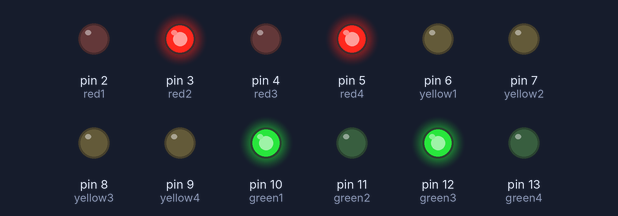
A sketch run on a simulated Arduino Uno, built with avr-gcc and run on an emulated ATmega328P. Shown: output pins drawn as LEDs (lit = HIGH).

Above: at 1.5 s.
At 4.5 s:
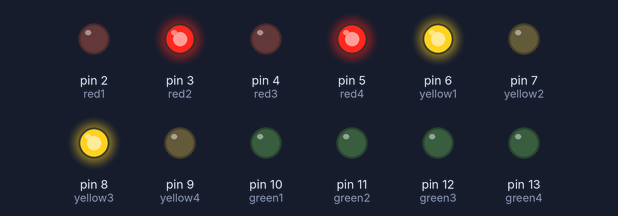
At 10.5 s:
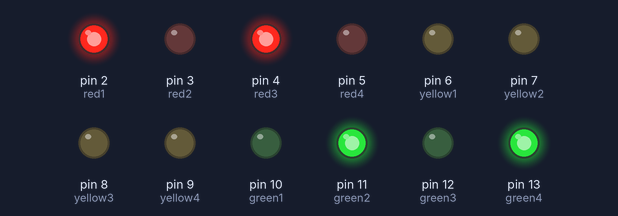
At 13.5 s:
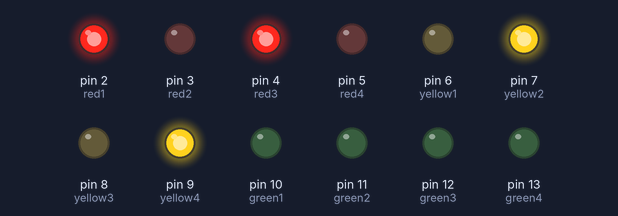
At 16.5 s:
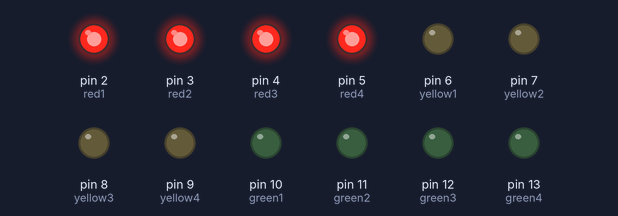
Timing chart, 0 to 23.4 s (numbered marks = the images above):
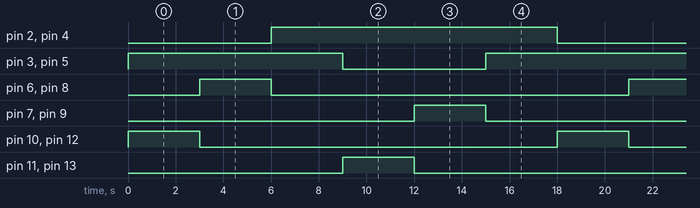

Measured:
- by itself, pin 2 (red1), pin 4 (red3): alternates HIGH for 12.0 s and LOW for 6.0 s
- by itself, pin 3 (red2), pin 5 (red4): repeats every 18.0 s: LOW 6.0 s, HIGH 12.0 s
- by itself, pin 6 (yellow1), pin 7 (yellow2), pin 8 (yellow3), pin 9 (yellow4), pin 10 (green1), pin 11 (green2), pin 12 (green3), pin 13 (green4): alternates HIGH for 3.0 s and LOW for 15.0 s

The sketch:

4_way_traffic_light.ino
```cpp
#define red1 2
#define red2 3
#define red3 4
#define red4 5
#define yellow1 6
#define yellow2 7
#define yellow3 8
#define yellow4 9
#define green1 10
#define green2 11
#define green3 12
#define green4 13

int i;

 void setup()
 {
  //anvitha();
  pinMode(red1, OUTPUT);
  pinMode(red2, OUTPUT);
  pinMode(red3,OUTPUT);
  pinMode(red4,OUTPUT);
  pinMode(yellow1,OUTPUT);
  pinMode(yellow2,OUTPUT);
  pinMode(yellow3,OUTPUT);
  pinMode(yellow4,OUTPUT);
  pinMode(green1,OUTPUT);
  pinMode(green2,OUTPUT);
  pinMode(green3,OUTPUT);
  pinMode(green4,OUTPUT);
  Serial.begin(9600);
 }

 void loop()
{
  digitalWrite(red1,LOW); //side 1 and 3 are open
  digitalWrite(red2,HIGH); // side 2 and 4 are closed.
  digitalWrite(red3,LOW);
  digitalWrite(red4,HIGH);
  digitalWrite(yellow1,LOW);
  digitalWrite(yellow2, LOW);
  digitalWrite(yellow3,LOW);
  digitalWrite(yellow4,LOW);
  digitalWrite(green1,HIGH); //green1 and green3 are on
  digitalWrite(green2, LOW);
  digitalWrite(green3,HIGH);
  digitalWrite(green4,LOW);

delay(3000);

  digitalWrite(red1,LOW);
  digitalWrite(red2,HIGH);
  digitalWrite(red3,LOW);
  digitalWrite(red4,HIGH);
  digitalWrite(yellow1,HIGH); //yellow one and yellow 3 are turning on
  digitalWrite(yellow2,LOW);
  digitalWrite(yellow3,HIGH);
  digitalWrite(yellow4,LOW);
  digitalWrite(green1,LOW);
  digitalWrite(green2,LOW);
  digitalWrite(green3,LOW);
  digitalWrite(green4,LOW);

 delay(3000);

  digitalWrite(red1,HIGH);//red1 and red3 are on
  digitalWrite(red2,HIGH);
  digitalWrite(red3,HIGH);
  digitalWrite(red4,HIGH);
  digitalWrite(yellow1,LOW);
  digitalWrite(yellow2,LOW);
  digitalWrite(yellow3,LOW);
  digitalWrite(yellow4,LOW);
  digitalWrite(green1,LOW);
  digitalWrite(green2,LOW);
  digitalWrite(green3,LOW);
  digitalWrite(green4,LOW);

  delay(3000);

  digitalWrite(red1,HIGH);
  digitalWrite(red2,LOW); //red2 and red4 are open
  digitalWrite(red3,HIGH);
  digitalWrite(red4,LOW);
  digitalWrite(yellow1,LOW);
  digitalWrite(yellow2,LOW);
  digitalWrite(yellow3,LOW);
  digitalWrite(yellow4,LOW);
  digitalWrite(green1,LOW);
  digitalWrite(green2,HIGH);//green2 and green4 are on
  digitalWrite(green3,LOW);
  digitalWrite(green4,HIGH);

  delay(3000);

  digitalWrite(red1,HIGH);
  digitalWrite(red2,LOW);
  digitalWrite(red3,HIGH);
  digitalWrite(red4,LOW);
  digitalWrite(yellow1,LOW);
  digitalWrite(yellow2,HIGH); //yellow2 and yellow4 are on
  digitalWrite(yellow3,LOW);
  digitalWrite(yellow4,HIGH);
  digitalWrite(green1,LOW);
  digitalWrite(green2,LOW);
  digitalWrite(green3,LOW);
  digitalWrite(green4,LOW);

  delay(3000);

  digitalWrite(red1,HIGH);// all reds are turned on
  digitalWrite(red2,HIGH);
  digitalWrite(red3,HIGH);
  digitalWrite(red4,HIGH);
  digitalWrite(yellow1,LOW);
  digitalWrite(yellow2,LOW);
  digitalWrite(yellow3,LOW);
  digitalWrite(yellow4,LOW);
  digitalWrite(green1,LOW);
  digitalWrite(green2,LOW);
  digitalWrite(green3,LOW);
  digitalWrite(green4,LOW);

  delay(3000);

}
```
